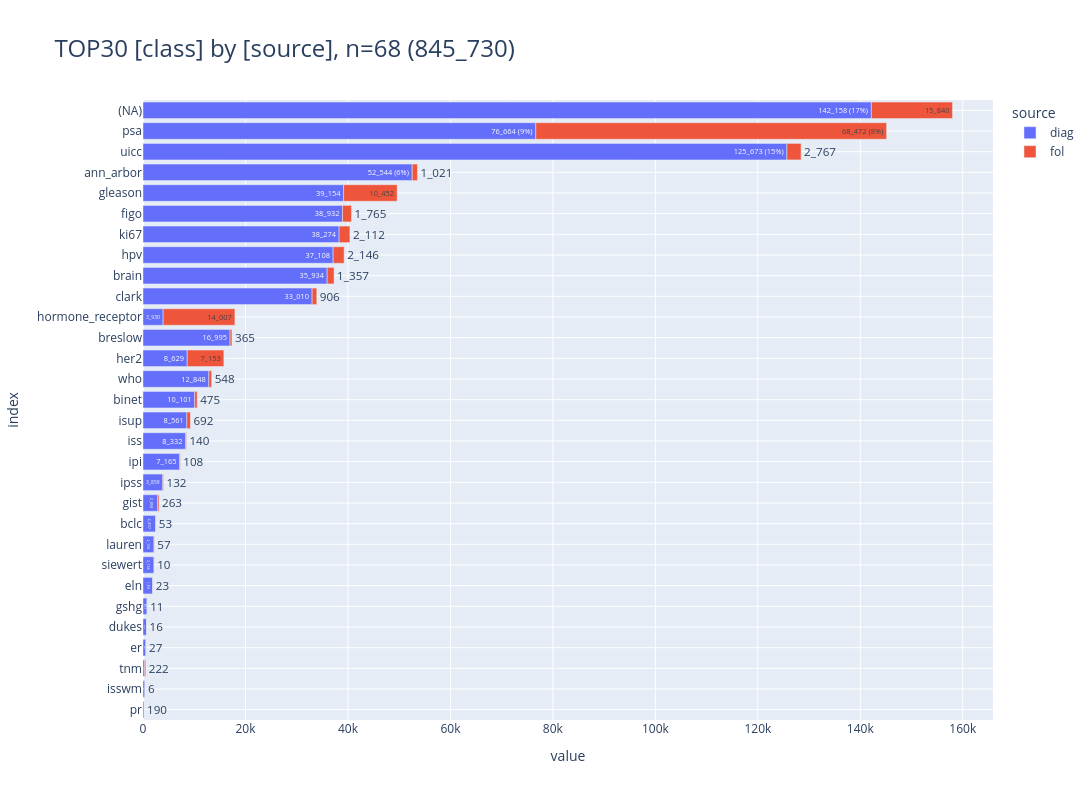

Write notebook code for a chart like this one.
### Code cell
_df = db_class.aggregate("class, source, count(*) as cnt").to_df()
pls.plot_stacked_bars(
    _df,
    orientation="h",
    sort_values_index=True,
    height=800,
    normalize=True,
    show_pct_all=True,
    top_n_index=30,
)

### Figure 1 — Plotly figure (JSON) as saved in the notebook; plotly's stock layout.template omitted (floating-point values rounded to 4 significant figures)
{"data": [{"hovertemplate": "col=diag<br>value=%{x}<br>index=%{y}<br>cnt_pct_all_str=%{text}<extra></extra>", "legendgroup": "diag", "marker": {"color": "#636EFA", "pattern": {"shape": ""}}, "name": "diag", "orientation": "h", "showlegend": true, "text": ["142_158 (17%)", "52_544 (6%)", "2_457", "10_101", "35_934", "16_995", "33_010", "689", "1_894", "564", "38_932", "2_858", "39_154", "803", "8_629", "3_930", "37_108", "7_165", "3_859", "8_332", "378", "8_561", "38_274", "2_158", "190", "76_664 (9%)", "2_166", "313", "125_673 (15%)", "12_848"], "textposition": "auto", "type": "bar", "x": [142158, 52544, 2457, 10101, 35934, 16995, 33010, 689, 1894, 564, 38932, 2858, 39154, 803, 8629, 3930, 37108, 7165, 3859, 8332, 378, 8561, 38274, 2158, 190, 76664, 2166, 313, 125673, 12848], "xaxis": "x", "y": ["(NA)", "ann_arbor", "bclc", "binet", "brain", "breslow", "clark", "dukes", "eln", "er", "figo", "gist", "gleason", "gshg", "her2", "hormone_receptor", "hpv", "ipi", "ipss", "iss", "isswm", "isup", "ki67", "lauren", "pr", "psa", "siewert", "tnm", "uicc", "who"], "yaxis": "y"}, {"hovertemplate": "col=fol<br>value=%{x}<br>index=%{y}<br>cnt_pct_all_str=%{text}<extra></extra>", "legendgroup": "fol", "marker": {"color": "#EF553B", "pattern": {"shape": ""}}, "name": "fol", "orientation": "h", "showlegend": true, "text": ["15_840", "1_021", "53", "475", "1_357", "365", "906", "16", "23", "27", "1_765", "263", "10_452", "11", "7_153", "14_007", "2_146", "108", "132", "140", "6", "692", "2_112", "57", "68_472 (8%)", "10", "222", "2_767", "548"], "textposition": "auto", "type": "bar", "x": [15840, 1021, 53, 475, 1357, 365, 906, 16, 23, 27, 1765, 263, 10452, 11, 7153, 14007, 2146, 108, 132, 140, 6, 692, 2112, 57, 68472, 10, 222, 2767, 548], "xaxis": "x", "y": ["(NA)", "ann_arbor", "bclc", "binet", "brain", "breslow", "clark", "dukes", "eln", "er", "figo", "gist", "gleason", "gshg", "her2", "hormone_receptor", "hpv", "ipi", "ipss", "iss", "isswm", "isup", "ki67", "lauren", "psa", "siewert", "tnm", "uicc", "who"], "yaxis": "y"}], "layout": {"barmode": "relative", "height": 800, "legend": {"title": {"text": "source"}, "tracegroupgap": 0, "traceorder": "normal"}, "title": {"font": {"size": 24}, "text": "TOP30 [class] by [source], n=68 (845_730)", "xanchor": "left", "y": 0.95, "yanchor": "top"}, "width": 1600, "xaxis": {"anchor": "y", "domain": [0, 1], "gridwidth": 1, "range": [0, 165900.0], "showgrid": true, "title": {"text": "value"}}, "yaxis": {"anchor": "x", "categoryarray": ["pr", "isswm", "tnm", "er", "dukes", "gshg", "eln", "siewert", "lauren", "bclc", "gist", "ipss", "ipi", "iss", "isup", "binet", "who", "her2", "breslow", "hormone_receptor", "clark", "brain", "hpv", "ki67", "figo", "gleason", "ann_arbor", "uicc", "psa", "(NA)"], "categoryorder": "array", "domain": [0, 1], "gridwidth": 1, "showgrid": true, "title": {"text": "index"}}}}
